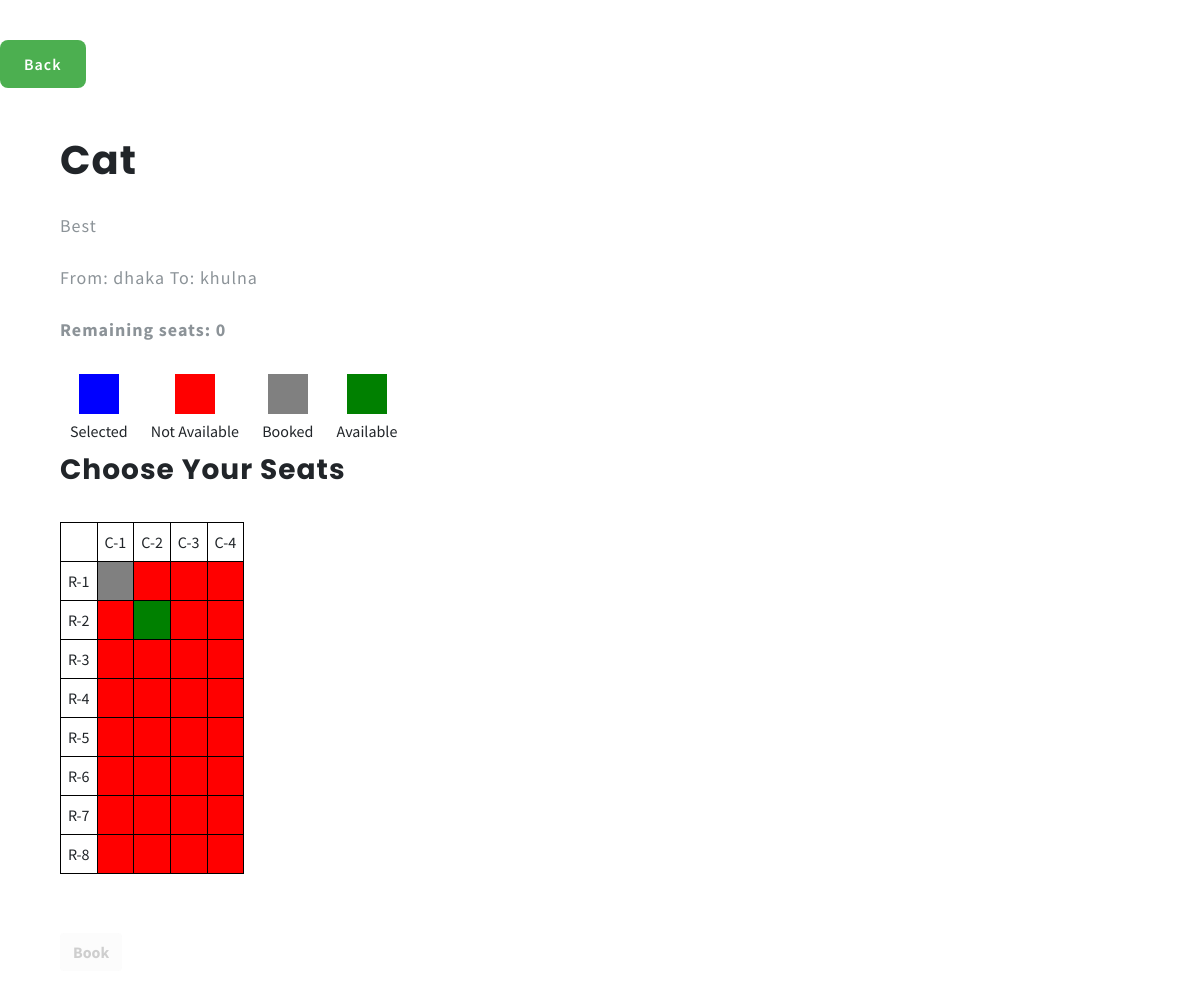
The page /seat/2 on the database its author committed.
### ticket/models.py (models this page shows, shortened)
class Bus(models.Model):
    bus_id = models.IntegerField(unique=True,blank=False)
    name = models.CharField(max_length=50,unique=True)
    source = models.CharField(max_length=20)
    destination = models.CharField(max_length=20)
    no_of_seats = models.IntegerField()
    time = models.TimeField()
    description = models.CharField(max_length=10)
    availability = models.CharField(default='A',max_length=1)
    available_seats = models.IntegerField(default=no_of_seats)
    no_of_rows = models.IntegerField(default=1)
    no_of_columns = models.IntegerField(default=1)
    class Meta:
        db_table = "bus"

### ticket/views.py (the view)
# urls.py: path('seat/<int:b_id>', views.seat),
def seat(request,b_id):
    bus_id = b_id
    seats = Seat.objects.filter(bus_id=bus_id)
    bus = Bus.objects.get(bus_id=bus_id,availability='A')
    col = bus.no_of_columns
    row = bus.no_of_rows
    return render(request, 'seat.html', {"seats": seats, "bus": bus, "col": range(1, col + 1), "row": range(1, row + 1)})

### templates/seat.html (shortened to what this page needs)
{% load static %}
<!DOCTYPE html>
<html lang="en">
<head>
    <link href="{% static 'css/font-awesome.min.css' %}" rel="stylesheet" type="text/css" media="all">
    <link href="{% static 'css/style_login.css' %}" rel="stylesheet" type="text/css" media="all"/>
    <link rel="stylesheet" href="{% static 'css/bootstrap.css' %}">
	<link rel="stylesheet" href="{% static 'css/style_bus_form.css' %}" type="text/css" media="all" />
    <link href="{% static 'css/font-awesome.css' %}" rel="stylesheet">
</head>
<body onload="setSeat()">
<a href="http://127.0.0.1:8000/form-search-bus/"
   style="background-color: #4CAF50;
          border: none;
          color: white;
          padding: 12px 24px;
          text-align: center;
          text-decoration: none;
          display: inline-block;
          font-size: 16px;
          border-radius: 8px;
          cursor: pointer;
          transition: background-color 0.3s ease;
          margin-top: 40px;">
  Back
</a>
    <div class="signupform container">
        <div class="container-fluid">
            <h1>{{ bus.name }}</h1>
            <br>
            <div style="font-size: 18px">
                <p>{{ bus.description }}</p>
                <p>From: {{ bus.source }}  To: {{ bus.destination }}</p>
                <p><strong>Remaining seats: {{ bus.available_seats }}</strong></p>
            </div>
        </div>
        <div class="container-fluid">
        <div style="display: inline-block; text-align: center; margin: 10px;">
  <div style="width: 40px; height: 40px; background-color: blue; margin: 0 auto;"></div>
  <div style="margin-top: 5px;">Selected</div>
</div>
<div style="display: inline-block; text-align: center; margin: 10px;">
  <div style="width: 40px; height: 40px; background-color: red; margin: 0 auto;"></div>
  <div style="margin-top: 5px;">Not Available</div>
</div>
<div style="display: inline-block; text-align: center; margin: 10px;">
  <div style="width: 40px; height: 40px; background-color: grey; margin: 0 auto;"></div>
  <div style="margin-top: 5px;">Booked</div>
</div>
<div style="display: inline-block; text-align: center; margin: 10px;">
  <div style="width: 40px; height: 40px; background-color: green; margin: 0 auto;"></div>
  <div style="margin-top: 5px;">Available</div>
</div>
            <h3>Choose Your Seats</h3>
            <table id="seat_table">
                <tr>
                    <th></th>
                    {% for i in col %}
                        <th>C-{{ i }}</th>
                    {% endfor %}
                </tr>
                {% for j in row %}
                    <tr>
                        <td>R-{{ j }}</td>
                        {% for i in col %}
                            <td style="background-color: green;"></td>
                        {% endfor %}
                    </tr>
                {% endfor %}
            </table>
        </div>
        <div class="container-fluid">
            <form id="seat_form" name = "form" action = "http://127.0.0.1:8000/transaction/{{ bus.bus_id }}" method = "get" >{% csrf_token %}
                <br>
                 <div style = "max-width:470px;">
                       <button style = "" type = "submit" value = "Seat" id="book_seat" class="btn" disabled>
                          <strong>Book</strong>
                       </button>
                 </div>
              </form>
        </div>
    </div>
</body>
</html>

### static/css/style_login.css (style rules this page uses)
html,body,div,span,applet,object,iframe,h1,h2,h3,h4,h5,h6,p,blockquote,pre,a,abbr,acronym,address,big,cite,code,del,dfn,em,img,ins,kbd,q,s,samp,small,strike,strong,sub,sup,tt,var,b,u,i,dl,dt,dd,ol,nav ul,nav li,fieldset,form,label,legend,table,caption,tbody,tfoot,thead,tr,th,td,article,aside,canvas,details,embed,figure,figcaption,footer,header,hgroup,menu,nav,output,ruby,section,summary,time,mark,audio,video { margin:0;padding:0;border:0;font-size:100%;font:inherit;vertical-align:baseline; }
table { border-collapse:collapse;border-spacing:0; }
a { text-decoration:none; }
body { padding: 0; margin: 0; background: #fff; min-height: 100vh; background: linear-gradient(to left, #f5f5f5 50%, #fff 50%); font-family: 'Raleway', sans-serif; }
body a { transition: 0.5s all; -webkit-transition: 0.5s all; -moz-transition: 0.5s all; -o-transition: 0.5s all; -ms-transition: 0.5s all; text-decoration: none; letter-spacing:1px; font-size:15px; font-weight:600; }
h1, h2, h3, h4, h5, h6 { margin: 0; padding: 0; font-family: 'Raleway', sans-serif; font-weight:600; letter-spacing:1px; }
p { margin: 0; color:#666; letter-spacing:1px; line-height:1.8em; font-size:16px; font-weight:400; }
.signupform { padding: 3em 0; }
.container { width: 65%; margin: 0 auto; }
@media screen and (max-width: 1440px) { .container { width: 70%; margin: 0 auto; } }
@media screen and (max-width: 1366px) { .container { width: 75%; } }

### static/css/style_bus_form.css (style rules this page uses)
html, body { margin: 0; font-size: 100%; background: #fff; font-family: 'Source Sans Pro', sans-serif; scroll-behavior: smooth; }
body a { text-decoration: none; transition: 0.5s all; -webkit-transition: 0.5s all; -moz-transition: 0.5s all; -o-transition: 0.5s all; -ms-transition: 0.5s all; }
h1, h2, h3, h4, h5, h6 { margin: 0; letter-spacing: 1px; font-weight: 700; font-family: 'Poppins', sans-serif; }
p { font-size: 1em; color: #8c9398; line-height: 2em; letter-spacing: 1px; text-align: justify; }

### templates/seat.html (style rules this page uses)
table, th, td { border: 1px solid black; border-collapse: collapse; padding: 7px; }
table { margin: 35px 0; }

### rows shown on the page
Bus: name "Cat", description "Best", source "dhaka", destination "khulna", available_seats "0"

### other values the page prints
{{ i }} "1" "2" "3" "4"
{{ j }} "1" "2" "3" "4" "5" "6" "7" "8"
